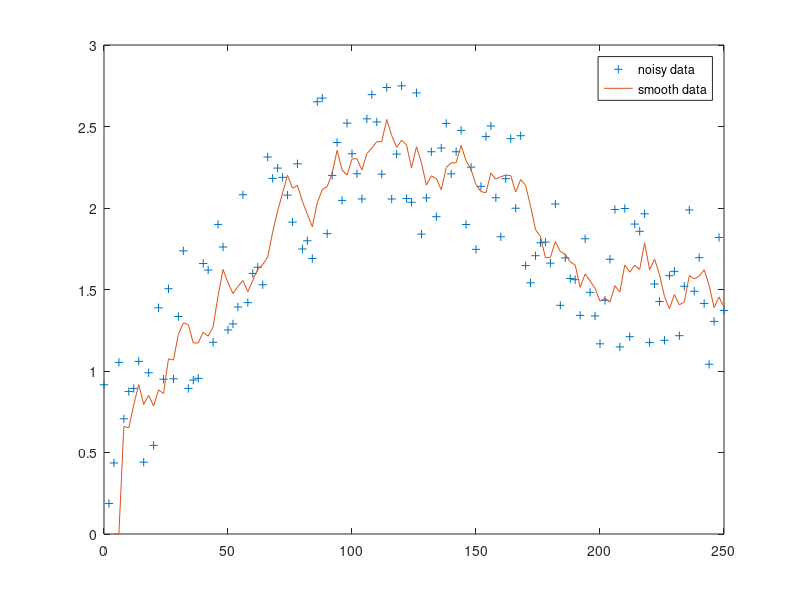

Recreate this plot in MATLAB.
%Probelm 3 
%Smoothing 
%01/31/19 Thurs

%preamble
clear all; close all ;clc; 

%load data 
load week_4_data.mat

%plot A versus time
plot(time,A,'+')

hold on

%for loop to average value of A 
for i=3:length(A)-2  %avoiding exceed elements 
    A_1(i)=(A(i-2)+A(i-1)+A(i)+A(i+1)+A(i+2))/5;
    %t_2(i)=(time(i-2)+time(i-1)+time(i)+time(i+1)+time(i+2))/5
end 

a_time = time(3:length(time))
plot(a_time,A_1)
%plot A versus time
%plot(A_1,t_2)
legend('noisy data','smooth data')